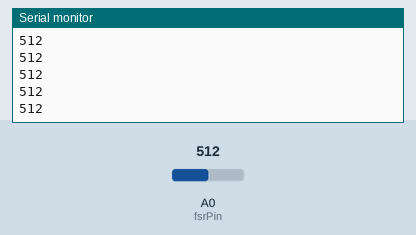
The sketch below on a simulated Arduino Uno, built with avr-gcc and run on an emulated ATmega328P. Shown: the last lines printed to the serial monitor. Inputs (shaded band) come from the test bench; at power-on: A0 (fsrPin) = 512.

Above: at 1.2 s.
1.3 s: A0 (fsrPin) set to 716
At 1.31 s:
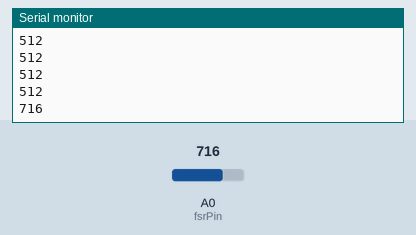
2.8 s: A0 (fsrPin) set to 900
At 2.81 s:
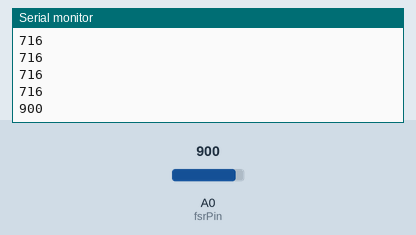
Timing chart, 0 to 5.8 s (numbered marks = the images above; inputs shaded):
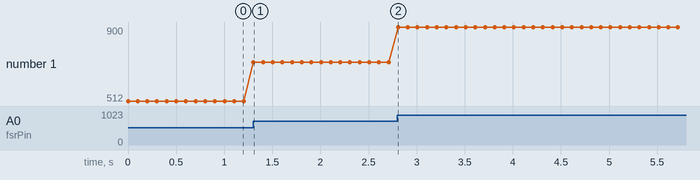

The sketch:

analogo_digital.ino
```cpp
const int fsrPin = A0;  // Pin analógico donde está conectado el FSR

void setup() {
  Serial.begin(9600);  // Iniciar la comunicación serie a 9600 bps
  pinMode(fsrPin, INPUT);
}

void loop() {
  int fsrValue = analogRead(fsrPin);  // Leer el valor del FSR
  Serial.println(fsrValue);  // Enviar el valor del FSR a través de la serie
  delay(100);  // Esperar 100 ms antes de la siguiente lectura
}
```

Measured:
- after the input at 1.3 s, the serial monitor: prints a new line at once (image 1)
- after the input at 2.8 s, the serial monitor: prints a new line at once (image 2)
- plotted number 1: 512 → 716 after the input at 1.3 s, 716 → 900 after the input at 2.8 s
